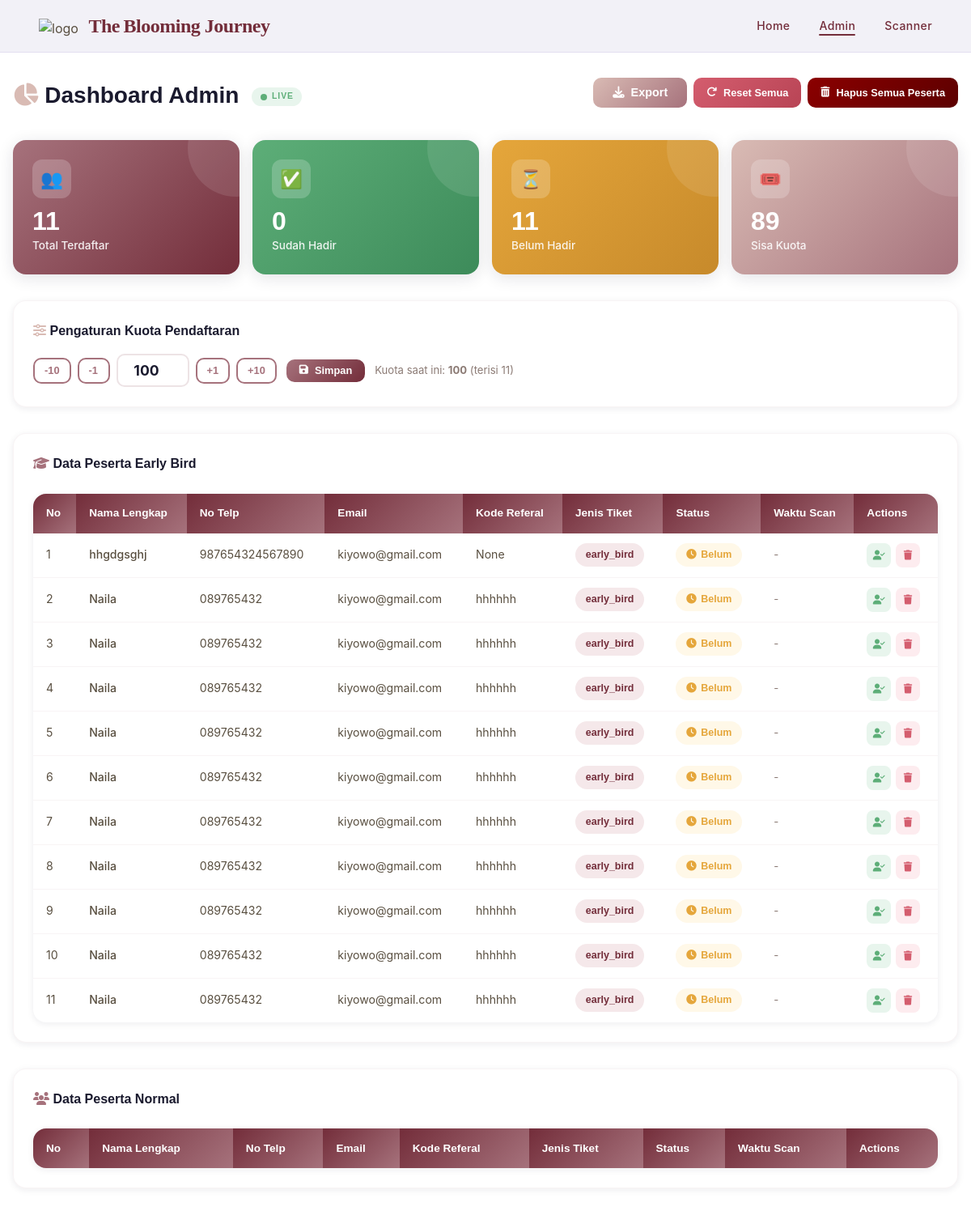
Page /admin (signed in) on the earlier database version.
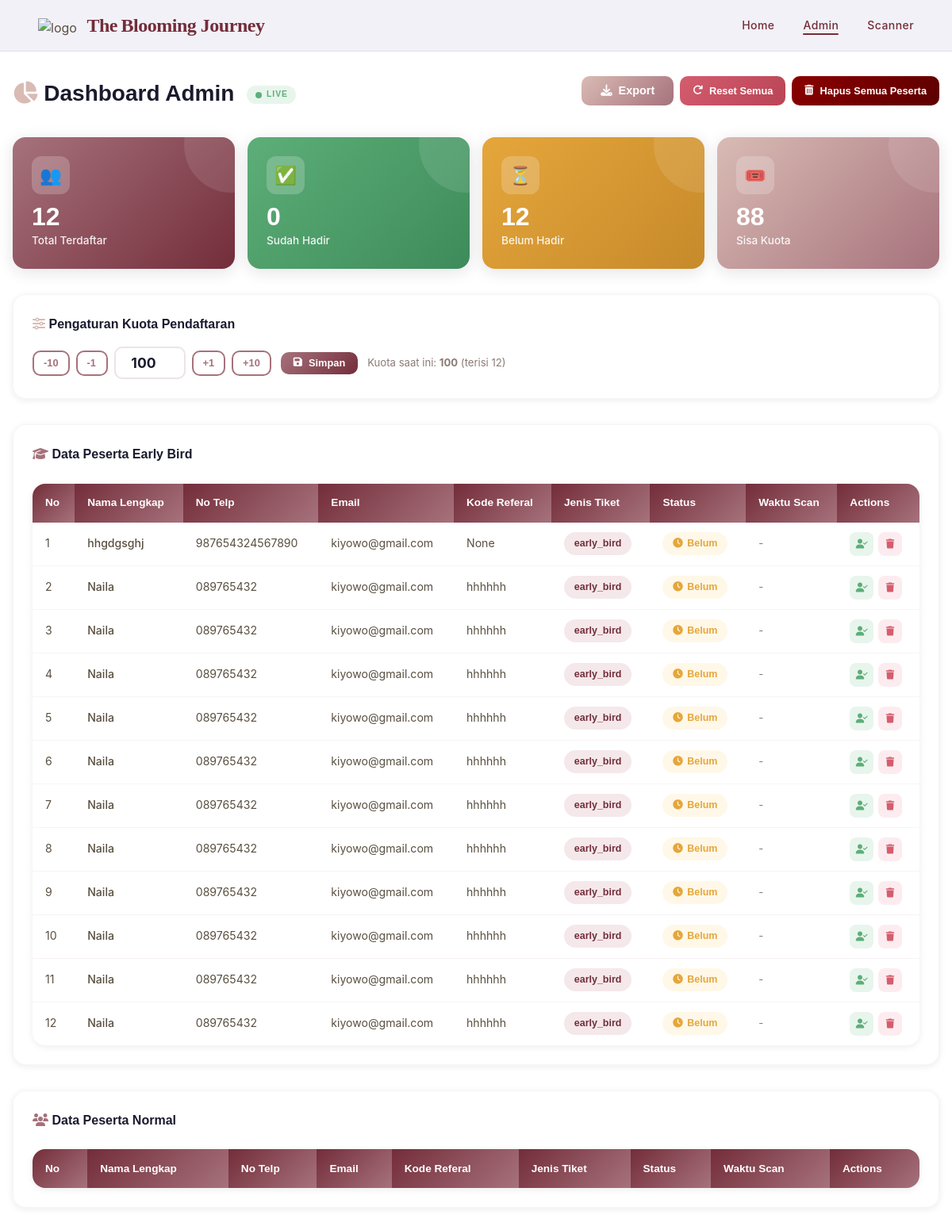
Same page on the later database version.
### app.py (models this page shows)
class Tiket(db.Model):
    id = db.Column(db.Integer, primary_key=True)
    kode = db.Column(db.String(10), unique=True, nullable=False)
    nama = db.Column(db.String(100))
    no_telp = db.Column(db.String(20))
    email = db.Column(db.String(100))
    kode_referal = db.Column(db.String(50))
    jenis_tiket = db.Column(db.String(20))
    is_used = db.Column(db.Boolean, default=False)
    waktu_daftar = db.Column(db.DateTime, default=wib_now)
    waktu_scan = db.Column(db.DateTime, nullable=True)

### app.py (the view)
@app.route('/admin')
@login_required
def admin():
    tiket = Tiket.query.all()
    total = len(tiket)
    terpakai = sum(1 for t in tiket if t.is_used)
    sisa = total - terpakai
    kuota = 100
    return render_template('admin.html',
                           tiket=tiket,
                           total=total,
                           terpakai=terpakai,
                           sisa=sisa,
                           kuota=kuota
                           )

### app.py (called while the page is built)
def format_wib(dt):
    if dt is None:
        return '-'
    if dt.tzinfo is None:
        dt = dt.replace(tzinfo=WIB)
    else:
        dt = dt.astimezone(WIB)
    return dt.strftime('%d/%m/%Y %H:%M WIB')

@app.template_filter('wib')
def wib_filter(dt):
    return format_wib(dt)

@login_manager.user_loader
def load_user(user_id):
    return User.query.get(int(user_id))

### templates/admin.html (shortened to what this page needs)
{% extends "basee.html" %}
{% block content %}
<div class="container" style="padding: 6rem 1rem; max-width: 1200px; margin: 0 auto;">
    <div class="page-header animate-fade-in-up"
        style="display: flex; justify-content: space-between; align-items: flex-start; flex-wrap: wrap; gap: 1rem; position: relative; z-index: 10;">
        <div>
            <h1><i class="fas fa-chart-pie" style="color: var(--accent-gold);"></i> Dashboard Admin
                <span class="live-indicator"><span class="live-dot"></span> LIVE</span>
            </h1>
        </div>
        <div style="display: flex; gap: 0.5rem; flex-wrap: wrap;">
            <div class="export-dropdown">
                <button class="mms-btn mms-btn-gold" id="exportBtn" onclick="toggleExportMenu()">
                    <i class="fas fa-download"></i> Export
                </button>
            </div>
            <button class="mms-btn mms-btn-danger mms-btn-sm" onclick="showResetAllModal()">
                <i class="fas fa-redo"></i> Reset Semua
            </button>
            <button class="mms-btn mms-btn-danger mms-btn-sm" onclick="showHapusSemuaModal()"
                style="background: linear-gradient(135deg, #8B0000 0%, #5C0000 100%);">
                <i class="fas fa-trash-alt"></i> Hapus Semua Peserta
            </button>
        </div>
    </div>
    <div style="display: grid; grid-template-columns: repeat(auto-fit, minmax(200px, 1fr)); gap: 1rem; margin-bottom: 2rem;"
        class="animate-fade-in-up">
        <div class="mms-stat-card stat-total">
            <div class="stat-icon">👥</div>
            <div class="stat-value" id="liveTotal">{{ total }}</div>
            <div class="stat-label">Total Terdaftar</div>
        </div>
        <div class="mms-stat-card stat-hadir">
            <div class="stat-icon">✅</div>
            <div class="stat-value" id="liveHadir">{{ terpakai }}</div>
            <div class="stat-label">Sudah Hadir</div>
        </div>
        <div class="mms-stat-card stat-belum">
            <div class="stat-icon">⏳</div>
            <div class="stat-value" id="liveBelum">{{ sisa }}</div>
            <div class="stat-label">Belum Hadir</div>
        </div>
        <div class="mms-stat-card stat-kuota">
            <div class="stat-icon">🎟️</div>
            <div class="stat-value" id="liveSisaKuota">{{ kuota - total }}</div>
            <div class="stat-label">Sisa Kuota</div>
        </div>
    </div>
    <div class="mms-chart-card animate-fade-in-up" style="margin-bottom: 2rem;">
        <h4 style="margin-bottom: 1rem;"><i class="fas fa-sliders-h" style="color: var(--accent-gold);"></i> Pengaturan
            Kuota Pendaftaran</h4>
        <form method="POST" action="/admin/kuota"
            style="display: flex; align-items: center; gap: 0.75rem; flex-wrap: wrap;">
            <div style="display: flex; align-items: center; gap: 0.5rem;">
                <button type="button" class="mms-btn mms-btn-outline mms-btn-sm" onclick="changeKuota(-10)"
                    style="padding: 0.4rem 0.75rem; min-width: 40px;">-10</button>
                <button type="button" class="mms-btn mms-btn-outline mms-btn-sm" onclick="changeKuota(-1)"
                    style="padding: 0.4rem 0.75rem; min-width: 40px;">-1</button>
                <input type="number" name="kuota" id="kuotaInput" value="{{ kuota }}" min="1" class="mms-input"
                    style="width: 90px; text-align: center; font-weight: 700; font-size: 1.1rem; padding: 0.5rem;">
                <button type="button" class="mms-btn mms-btn-outline mms-btn-sm" onclick="changeKuota(1)"
                    style="padding: 0.4rem 0.75rem; min-width: 40px;">+1</button>
                <button type="button" class="mms-btn mms-btn-outline mms-btn-sm" onclick="changeKuota(10)"
                    style="padding: 0.4rem 0.75rem; min-width: 40px;">+10</button>
            </div>
            <button type="submit" class="mms-btn mms-btn-primary mms-btn-sm">
                <i class="fas fa-save"></i> Simpan
            </button>
            <span style="font-size: 0.82rem; color: var(--text-muted);">Kuota saat ini: <strong>{{ kuota }}</strong>
                (terisi {{ total }})</span>
        </form>
    </div>
    <div class="mms-chart-card animate-fade-in-up" style="margin-bottom: 2rem;">
        <h4 style="margin-bottom: 1.5rem;">
            <i class="fas fa-graduation-cap" style="color: var(--primary-light);"></i>
            Data Peserta Early Bird
        </h4>
        <div class="mms-table-wrapper" style="overflow-x: auto;">
            <table class="mms-table">
                <thead>
                    <tr>
                        <th>No</th>
                        <th>Nama Lengkap</th>
                        <th>No Telp</th>
                        <th>Email</th>
                        <th>Kode Referal</th>
                        <th>Jenis Tiket</th>
                        <th>Status</th>
                        <th>Waktu Scan</th>
                        <th>Actions</th>
                    </tr>
                </thead>
                <tbody>
                    {% set count_early_bird = namespace(value=1) %}
                    {% for t in tiket %}
                    {% if t.jenis_tiket == 'early_bird' or t.jenis_tiket == 'Early Bird' %}
                    <tr>
                        <td>{{ count_early_bird.value }}</td>
                        <td style="font-weight: 500;">{{ t.nama }}</td>
                        <td>{{ t.no_telp }}</td>
                        <td>{{ t.email }}</td>
                        <td>{{ t.kode_referal }}</td>
                        <td><span class="mms-badge mms-badge-info">{{ t.jenis_tiket }}</span></td>
                        <td>
                            {% if t.is_used %}
                            <span class="mms-badge mms-badge-success"><i class="fas fa-check-circle"></i> Hadir</span>
                            {% else %}
                            <span class="mms-badge mms-badge-warning"><i class="fas fa-clock"></i> Belum</span>
                            {% endif %}
                        </td>
                        <td style="font-size: 0.82rem; color: var(--text-muted);">{{ t.waktu_scan|wib }}</td>
                        <td>
                            <div class="action-btns">
                                {% if t.is_used %}
                                <form method="POST" action="/reset_tiket/{{ t.id }}" style="display: inline;">
                                    <button type="submit" class="action-btn action-btn-reset"
                                        onclick="return confirm('Reset tiket?')"><i class="fas fa-undo"></i></button>
                                </form>
                                {% else %}
                                <button class="action-btn action-btn-hadir" onclick="hadirkanManual('{{ t.id }}', this)"
                                    title="Hadirkan peserta">
                                    <i class="fas fa-user-check"></i>
                                </button>
                                {% endif %}
                                <form method="POST" action="/hapus_tiket/{{ t.id }}" style="display: inline;">
                                    <button type="submit" class="action-btn action-btn-delete"
                                        onclick="return confirm('Hapus data?')"><i class="fas fa-trash"></i></button>
                                </form>
                            </div>
                        </td>
                    </tr>
                    {% set count_early_bird.value = count_early_bird.value + 1 %}
                    {% endif %}
                    {% endfor %}
                </tbody>
            </table>
        </div>
    </div>
    <div class="mms-chart-card animate-fade-in-up">
        <h4 style="margin-bottom: 1.5rem;">
            <i class="fas fa-users" style="color: var(--primary-light);"></i>
            Data Peserta Normal
        </h4>
        <div class="mms-table-wrapper" style="overflow-x: auto;">
            <table class="mms-table">
                <thead>
                    <tr>
                        <th>No</th>
                        <th>Nama Lengkap</th>
                        <th>No Telp</th>
                        <th>Email</th>
                        <th>Kode Referal</th>
                        <th>Jenis Tiket</th>
                        <th>Status</th>
                        <th>Waktu Scan</th>
                        <th>Actions</th>
                    </tr>
                </thead>
                    {% set count_normal = namespace(value=1) %}
            </table>
        </div>
    </div>
</div>
{% endblock %}
{% block scripts %}
</body>
</html>
{% endblock %}

### templates/basee.html (shortened to what this page needs)
<!DOCTYPE html>
<html lang="id">
<head>
    <link rel="stylesheet" href="https://cdnjs.cloudflare.com/ajax/libs/font-awesome/6.5.1/css/all.min.css">
    <link rel="stylesheet" href="{{ url_for('static', filename='style.css') }}" />
</head>
<body>
    <nav id="navbar">
        <div class="nav-logo">
            <img src="{{ url_for('static', filename='logo.png') }}" alt="logo"
                style="height: 36px; vertical-align: middle; margin-right: 8px;">
            <span class="logo-the">The</span>
            <span class="logo-bloom">Blooming Journey</span>
        </div>
        <ul class="nav-links">
            <li><a href="/" class="{{ 'active' if request.path == '/' }}">Home</a></li>
            <li><a href="/admin" class="{{ 'active' if request.path == '/admin' }}">Admin</a></li>
            <li><a href="/scan" class="{{ 'active' if '/scan' in request.path }}">Scanner</a></li>
        </ul>
    </nav>
    <main>
        {% block content %}{% endblock %}
    </main>
    {% block scripts %}{% endblock %}
</body>
</html>

Differences in the rows shown:
added Tiket: value "12", nama "Naila", no_telp "089765432", email "kiyowo@gmail.com", kode_referal "hhhhhh", jenis_tiket "early_bird", is_used False (drawn), waktu_scan|wib "-"
Other differences:
{{ total }}: "11" → "12"
{{ sisa }}: "11" → "12"
{{ kuota - total }}: "89" → "88"
